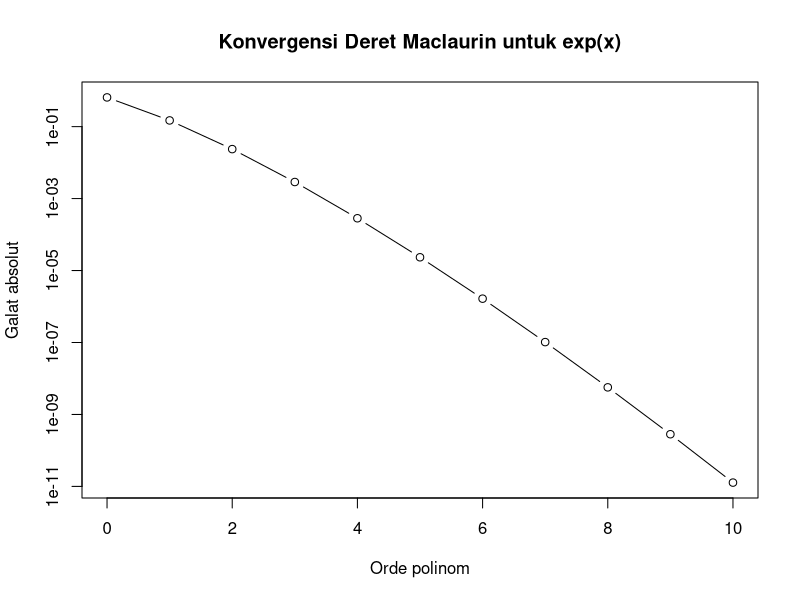

Here is the R script that generated this plot:
exp_series <- function(x, n) {
  result <- 0
  for (k in 0:n) {
    result <- result + x^k / factorial(k)
  }
  return(result)
}

exp_series(0.5, 5)




x <- 0.5
n <- 0:10

approximation <- sapply(n, function(k) exp_series(x, k))

data.frame(
  n = n,
  approximation = approximation
)

true_value <- exp(x)
error <- abs(true_value - approximation)

data.frame(
  n = n,
  approximation = approximation,
  error = error
)


plot(
  n,
  error,
  type = "b",
  log = "y",
  xlab = "Orde polinom",
  ylab = "Galat absolut",
  main = "Konvergensi Deret Maclaurin untuk exp(x)"
)


exp_series_tol <- function(x, tol = 1e-10, max_iter = 100) {
  sum <- 1
  term <- 1
  
  for (k in 1:max_iter) {
    term <- term * x / k
    new_sum <- sum + term
    
    if (abs(new_sum - sum) < tol) {
      return(list(
        approximation = new_sum,
        terms = k + 1
      ))
    }
    
    sum <- new_sum
  }
  
  return(list(
    approximation = sum,
    terms = max_iter + 1
  ))
}

exp_series_tol(0.5)


sin_series <- function(x, n) {
  result <- 0
  for (k in 0:n) {
    power <- 2 * k + 1
    result <- result + (-1)^k * x^power / factorial(power)
  }
  return(result)
}

sin_series(0.5, 3)

sin(0.5)
